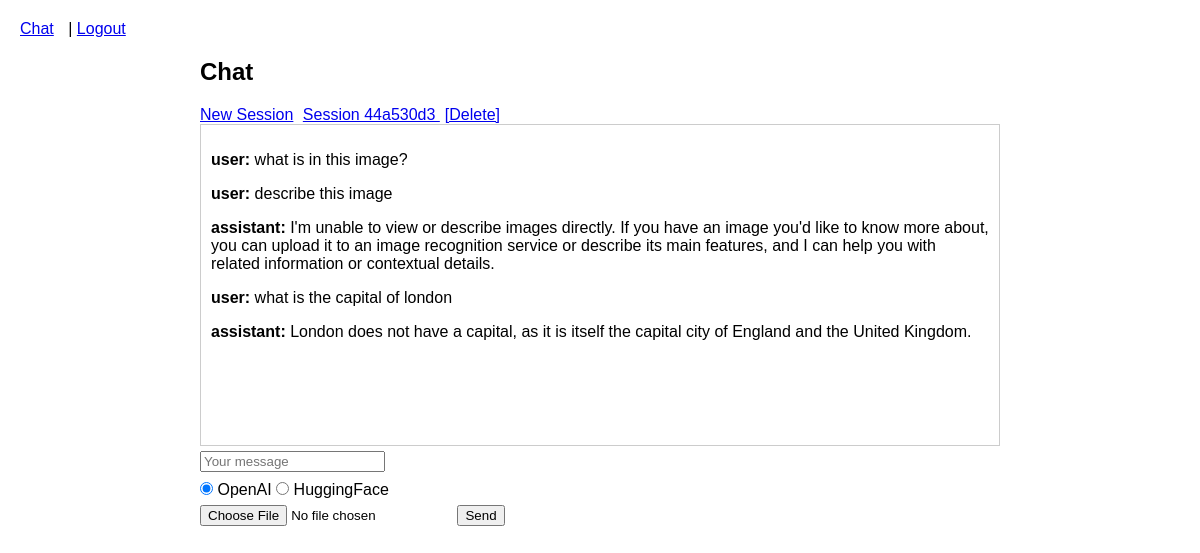
Screenshot of /chat?session_id=1&provider=openai (signed in) with the database file from the repository.
### models.py (models this page shows)
class ChatSession(db.Model):
    id = db.Column(db.Integer, primary_key=True)
    user_id = db.Column(db.Integer, db.ForeignKey('user.id'), nullable=False)
    name = db.Column(db.String(200), nullable=True)
    messages = db.relationship('Message', backref='session', cascade='all, delete-orphan')

class Message(db.Model):
    id = db.Column(db.Integer, primary_key=True)
    session_id = db.Column(db.Integer, db.ForeignKey('chat_session.id'), nullable=False)
    role = db.Column(db.String(50), nullable=False)
    content = db.Column(db.Text, nullable=True)
    image_path = db.Column(db.String(200), nullable=True)

### chat.py (the view, shortened to what this page needs)
@chat_bp.route('/chat', methods=['GET','POST'])
@login_required
def chat():
    sessions = ChatSession.query.filter_by(user_id=current_user.id).all()
    session_id      = request.args.get('session_id')
    current_session = None
    messages        = []
    if session_id:
        current_session = ChatSession.query.filter_by(id=session_id, user_id=current_user.id).first()
        if current_session:
            messages = current_session.messages
    provider = request.args.get('provider', 'openai')
    return render_template('chat.html',
                           sessions=sessions,
                           current_session=current_session,
                           messages=messages,
                           provider=provider)

### app.py (called while the page is built)
def create_app():
    app = Flask(__name__)
    app.secret_key = 'super-secret-key'
    app.config['SQLALCHEMY_DATABASE_URI'] = 'sqlite:///chatbot.db'
    db.init_app(app)
    login_manager = LoginManager()
    login_manager.login_view = 'auth.login'
    login_manager.init_app(app)
    @app.route('/')
    def home():
        return redirect(url_for('auth.login'))
    from models import User
    @login_manager.user_loader
    def load_user(user_id):
        return User.query.get(int(user_id))
    app.register_blueprint(auth_bp)
    app.register_blueprint(chat_bp)
    for rule in app.url_map.iter_rules():
        print(rule.endpoint, rule)
    with app.app_context():
        db.create_all()
    return app

### templates/chat.html (shortened to what this page needs)
{% extends "base.html" %}
{% block content %}
<h2>Chat</h2>
<div class="sessions">
  <a href="{{ url_for('chat.new_session') }}">New Session</a>
  {% for ses in sessions %}
    <a href="{{ url_for('chat.chat', session_id=ses.id, provider=provider) }}">
      {{ ses.name }}
    </a>
    <a href="{{ url_for('chat.delete_session', session_id=ses.id) }}">[Delete]</a>
  {% endfor %}
</div>
{% if current_session %}
  <div class="messages">
    {% for msg in messages %}
      <p><strong>{{ msg.role }}:</strong> {{ msg.content }}</p>
    {% endfor %}
  </div>
  <form method="post" enctype="multipart/form-data">
    <input type="text" name="message" placeholder="Your message" required>
    <div class="provider-choice">
      <label>
        <input type="radio"
               name="provider"
               value="openai"
               {% if provider=='openai' %}checked{% endif %}>
        OpenAI
      </label>
      <label>
        <input type="radio"
               name="provider"
               value="hf"
               {% if provider=='hf' %}checked{% endif %}>
        HuggingFace
      </label>
    </div>
    <input type="file" name="image">
    <button type="submit">Send</button>
  </form>
{% endif %}
{% endblock %}

### static/style.css (style rules this page uses)
body { font-family: Arial, sans-serif; margin: 20px; }
.sessions a { margin-right: 5px; }
.messages { border: 1px solid #ccc; padding: 10px; height: 300px; overflow-y: scroll; }
input, button { margin: 5px 0; }

### rows the page displays
ChatSession: name "Session 44a530d3"
Message: role "user", content "what is in this image?"
Message: role "user", content "describe this image"
Message: role "assistant", content "I'm unable to view or describe images directly. If you have an image you'd like to know more about, you can upload it to an image recognition service or describe its main features, and I can help you with related information or contextual details."
Message: role "user", content "what is the capital of london"
Message: role "assistant", content "London does not have a capital, as it is itself the capital city of England and the United Kingdom."
